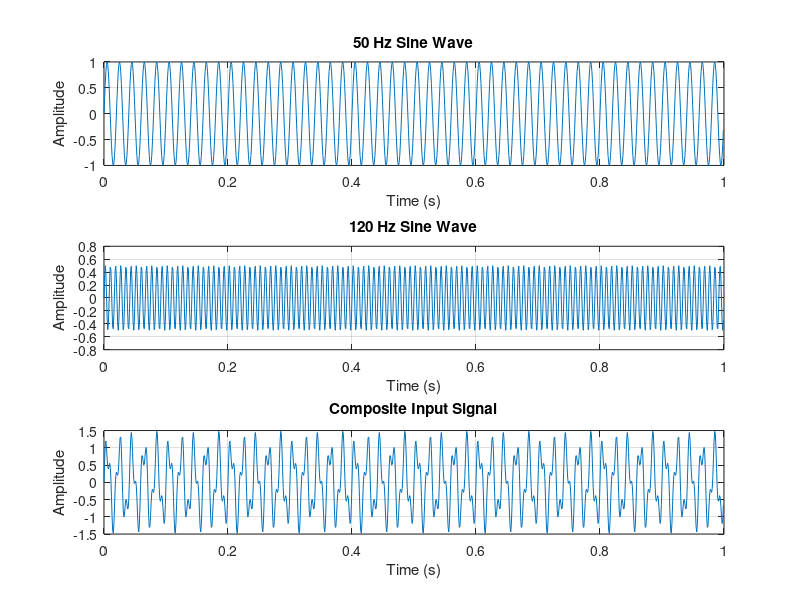
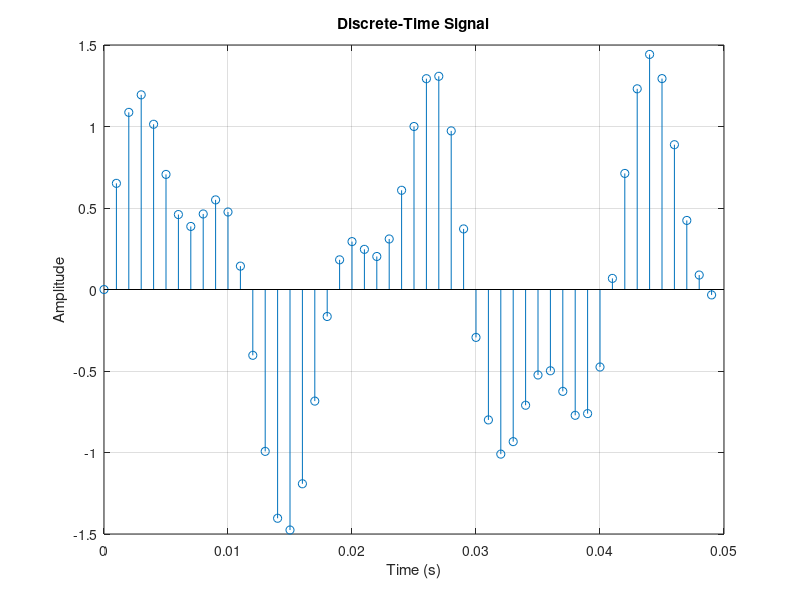
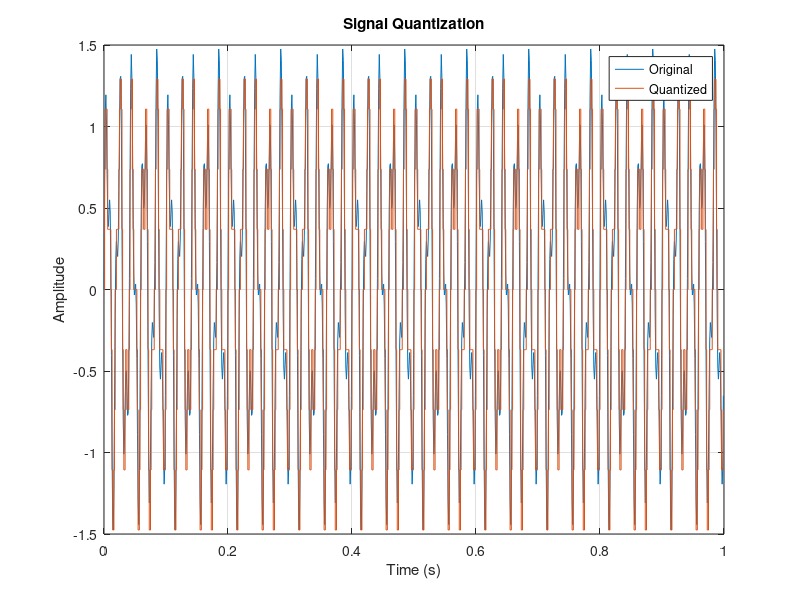
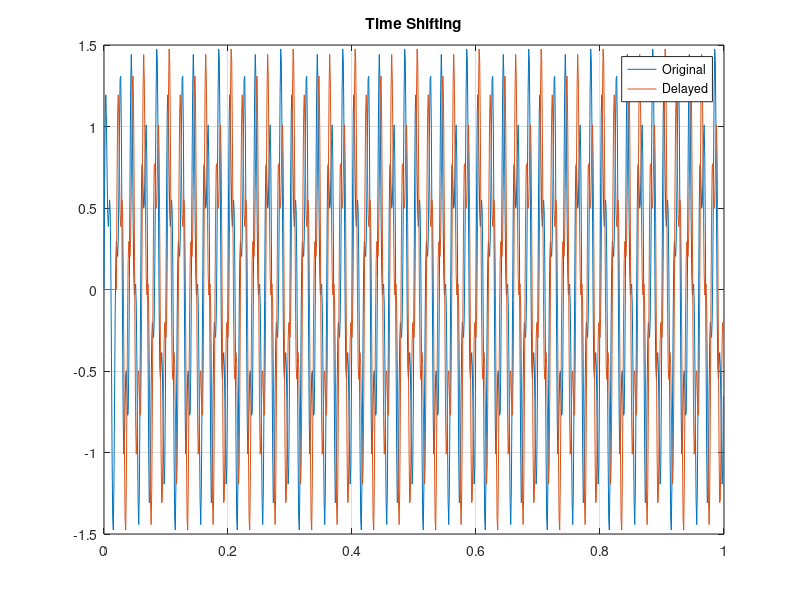

MATLAB code for these plots, in order:
% ==========================================================
% PROJECT: DIGITAL SIGNAL PROCESSING FUNDAMENTALS
% MATLAB / GNU OCTAVE IMPLEMENTATION
% ==========================================================

clc;
clear;
close all;

% For GNU OCTAVE, uncomment the following line:
% pkg load signal

disp('DIGITAL SIGNAL PROCESSING PROJECT');

%% 1. SIGNAL GENERATION

Fs = 1000;
T = 1/Fs;
t = 0:T:1-T;

f1 = 50;
f2 = 120;

x1 = sin(2*pi*f1*t);
x2 = 0.5*sin(2*pi*f2*t);

x = x1 + x2;

figure(1);

subplot(3,1,1);
plot(t,x1);
title('50 Hz Sine Wave');
xlabel('Time (s)');
ylabel('Amplitude');
grid on;

subplot(3,1,2);
plot(t,x2);
title('120 Hz Sine Wave');
xlabel('Time (s)');
ylabel('Amplitude');
grid on;

subplot(3,1,3);
plot(t,x);
title('Composite Input Signal');
xlabel('Time (s)');
ylabel('Amplitude');
grid on;


%% 2. SAMPLING

figure(2);

stem(t(1:50),x(1:50));
title('Discrete-Time Signal');
xlabel('Time (s)');
ylabel('Amplitude');
grid on;


%% 3. QUANTIZATION

bits = 3;
L = 2^bits;

xmin = min(x);
xmax = max(x);

step = (xmax-xmin)/L;

xq = xmin + step * ...
    floor((x-xmin)/step + 0.5);

xq = min(xq,xmax-step/2);

quant_error = x-xq;

figure(3);

plot(t,x);
hold on;
stairs(t,xq);
title('Signal Quantization');
legend('Original','Quantized');
xlabel('Time (s)');
ylabel('Amplitude');
grid on;


%% 4. TIME SHIFTING

delay = 20;

x_delay = [zeros(1,delay), ...
           x(1:end-delay)];

figure(4);

plot(t,x);
hold on;
plot(t,x_delay);
title('Time Shifting');
legend('Original','Delayed');
grid on;


%% 5. TIME REVERSAL

x_reverse = fliplr(x);

figure(5);

plot(t,x_reverse);
title('Time Reversal');
xlabel('Time (s)');
ylabel('Amplitude');
grid on;


%% 6. AMPLITUDE SCALING

x_scaled = 2*x;

figure(6);

plot(t,x_scaled);
title('Amplitude Scaling');
xlabel('Time (s)');
ylabel('Amplitude');
grid on;


%% 7. LINEAR CONVOLUTION

a = [1 2 3 4];
b = [1 1 1];

y_conv = conv(a,b);

disp('Convolution Result:');
disp(y_conv);

figure(7);

stem(y_conv);
title('Linear Convolution');
xlabel('Sample');
ylabel('Amplitude');
grid on;


%% 8. AUTOCORRELATION

y_corr = xcorr(x);

figure(8);

plot(y_corr);
title('Autocorrelation');
xlabel('Lag');
ylabel('Correlation');
grid on;


%% 9. DFT AND FFT

N = length(x);

X = fft(x);

f = (0:N-1)*(Fs/N);

% Single-sided magnitude spectrum

P2 = abs(X/N);

P1 = P2(1:N/2+1);

P1(2:end-1) = 2*P1(2:end-1);

f1_axis = Fs*(0:N/2)/N;

figure(9);

plot(f1_axis,P1);
title('FFT Frequency Spectrum');
xlabel('Frequency (Hz)');
ylabel('Magnitude');
grid on;

xlim([0 Fs/2]);


%% 10. FIR LOW PASS FILTER

fc = 100;

Wn = fc/(Fs/2);

b_fir = fir1(30,Wn,'low');

y_fir = filter(b_fir,1,x);

figure(10);

subplot(2,1,1);
plot(t,x);
title('Original Signal');
grid on;

subplot(2,1,2);
plot(t,y_fir);
title('FIR Low Pass Filter Output');
grid on;


%% 11. IIR BUTTERWORTH FILTER

[b_iir,a_iir] = butter(4,Wn,'low');

y_iir = filter(b_iir,a_iir,x);

figure(11);

plot(t,y_iir);
title('IIR Butterworth Filter Output');
xlabel('Time (s)');
ylabel('Amplitude');
grid on;


%% 12. FIR FREQUENCY RESPONSE

figure(12);

freqz(b_fir,1,1024,Fs);
title('FIR Frequency Response');


%% 13. IIR FREQUENCY RESPONSE

figure(13);

freqz(b_iir,a_iir,1024,Fs);
title('IIR Frequency Response');


%% 14. NOISE GENERATION

rng(1);

noise = 0.5*randn(size(x));

x_noisy = x+noise;

figure(14);

subplot(2,1,1);
plot(t,x);
title('Original Signal');
grid on;

subplot(2,1,2);
plot(t,x_noisy);
title('Signal with Gaussian Noise');
grid on;


%% 15. NOISE REDUCTION

y_clean = filter(b_fir,1,x_noisy);

figure(15);

plot(t,x_noisy,'Color',[0.7 0.7 0.7]);
hold on;
plot(t,y_clean,'b','LineWidth',1.5);
title('Noise Reduction using FIR Filter');
legend('Noisy Signal','Filtered Signal');
xlabel('Time (s)');
ylabel('Amplitude');
grid on;


%% 16. PERFORMANCE ANALYSIS

input_power = mean(x.^2);

noise_power = mean(noise.^2);

SNR_before = 10*log10(input_power/noise_power);

filtered_error = y_clean-x;

SNR_after = 10*log10( ...
    mean(x.^2)/mean(filtered_error.^2));

quantization_MSE = mean(quant_error.^2);

disp(' ');
disp('======= PERFORMANCE RESULTS =======');

fprintf('Sampling Frequency: %d Hz\n',Fs);

fprintf('Quantization Bits: %d\n',bits);

fprintf('Quantization Levels: %d\n',L);

fprintf('Quantization MSE: %.6f\n', ...
    quantization_MSE);

fprintf('Input SNR: %.2f dB\n',SNR_before);

fprintf('Output SNR: %.2f dB\n',SNR_after);

disp('===================================');

disp('DSP PROJECT EXECUTION COMPLETED');
